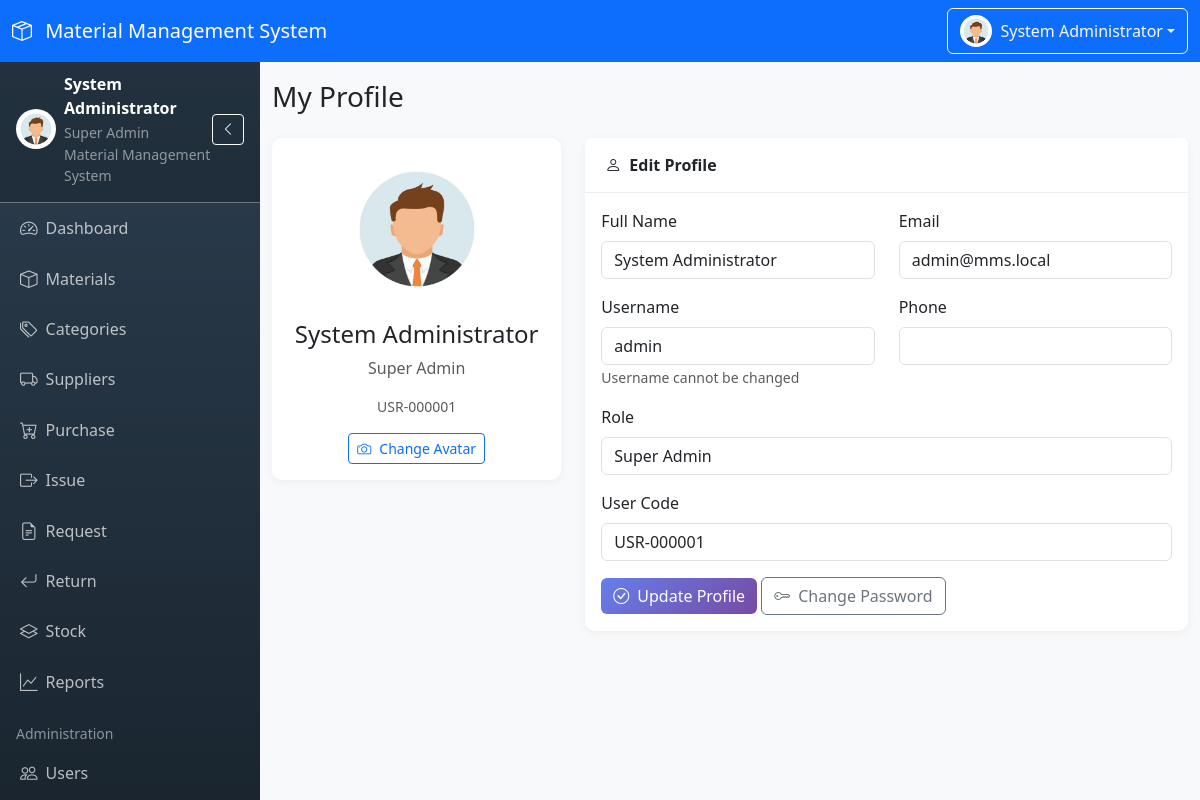
The app's page /profile/index.php (signed in) with its own data.
### tables this page shows
CREATE TABLE `users` (
  `id` int(11) NOT NULL,
  `user_code` varchar(20) NOT NULL,
  `full_name` varchar(100) NOT NULL,
  `email` varchar(100) NOT NULL,
  `username` varchar(50) NOT NULL,
  `password` varchar(255) NOT NULL,
  `phone` varchar(20) DEFAULT NULL,
  `avatar` varchar(255) DEFAULT NULL,
  `role_id` int(11) NOT NULL,
  `status` enum('Active','Inactive') NOT NULL DEFAULT 'Active',
  `last_login` datetime DEFAULT NULL,
  `created_at` timestamp NOT NULL DEFAULT current_timestamp(),
  `updated_at` timestamp NOT NULL DEFAULT current_timestamp() ON UPDATE current_timestamp()
);

CREATE TABLE `roles` (
  `id` int(11) NOT NULL,
  `role_name` varchar(100) NOT NULL,
  `description` text DEFAULT NULL,
  `status` enum('Active','Inactive') NOT NULL DEFAULT 'Active',
  `created_at` timestamp NOT NULL DEFAULT current_timestamp(),
  `updated_at` timestamp NOT NULL DEFAULT current_timestamp() ON UPDATE current_timestamp()
);

### includes/functions.php (called while the page is built, shortened)
<?php
function getAvatarUrl($avatar) {
    if ($avatar) {
        return BASE_URL . '/uploads/avatars/' . $avatar;
    }
    return BASE_URL . '/assets/images/avatars/default-avatar.png';
}

### profile/index.php (the view, shortened to what this page needs)
<?php
$stmt = $pdo->prepare("SELECT u.*, r.role_name FROM users u INNER JOIN roles r ON u.role_id = r.id WHERE u.id = ?");
$stmt->execute([$_SESSION['user_id']]);
$user = $stmt->fetch();
require_once __DIR__ . '/../includes/header.php';
?>
<div class="d-flex justify-content-between align-items-center mb-4">
    <h1 class="h3 mb-0">My Profile</h1>
</div>
<div class="row">
    <div class="col-lg-4 mb-4">
        <div class="card">
            <div class="card-body text-center">
                <img src="<?php echo getAvatarUrl($user['avatar']); ?>" alt="Avatar" class="rounded-circle mb-3" width="150" height="150" style="object-fit: cover;">
                <h4><?php echo htmlspecialchars($user['full_name']); ?></h4>
                <p class="text-muted"><?php echo htmlspecialchars($user['role_name']); ?></p>
                <p class="text-muted small"><?php echo htmlspecialchars($user['user_code']); ?></p>
                <a href="<?php echo BASE_URL; ?>/profile/update_avatar.php" class="btn btn-outline-primary btn-sm">
                    <i class="bi bi-camera me-2"></i>Change Avatar
                </a>
            </div>
        </div>
    </div>
    <div class="col-lg-8">
        <div class="card">
            <div class="card-header">
                <i class="bi bi-person me-2"></i>Edit Profile
            </div>
            <div class="card-body">
                <form method="POST">
                    <div class="row">
                        <div class="col-md-6 mb-3">
                            <label for="full_name" class="form-label">Full Name</label>
                            <input type="text" class="form-control" id="full_name" name="full_name"
                                   value="<?php echo htmlspecialchars($user['full_name']); ?>" required>
                        </div>
                        <div class="col-md-6 mb-3">
                            <label for="email" class="form-label">Email</label>
                            <input type="email" class="form-control" id="email" name="email"
                                   value="<?php echo htmlspecialchars($user['email']); ?>" required>
                        </div>
                    </div>
                    <div class="row">
                        <div class="col-md-6 mb-3">
                            <label for="username" class="form-label">Username</label>
                            <input type="text" class="form-control" id="username" name="username"
                                   value="<?php echo htmlspecialchars($user['username']); ?>" readonly>
                            <small class="text-muted">Username cannot be changed</small>
                        </div>
                        <div class="col-md-6 mb-3">
                            <label for="phone" class="form-label">Phone</label>
                            <input type="text" class="form-control" id="phone" name="phone"
                                   value="<?php echo htmlspecialchars($user['phone'] ?? ''); ?>">
                        </div>
                    </div>
                    <div class="mb-3">
                        <label for="role" class="form-label">Role</label>
                        <input type="text" class="form-control" id="role" name="role"
                               value="<?php echo htmlspecialchars($user['role_name']); ?>" readonly>
                    </div>
                    <div class="mb-3">
                        <label for="user_code" class="form-label">User Code</label>
                        <input type="text" class="form-control" id="user_code" name="user_code"
                               value="<?php echo htmlspecialchars($user['user_code']); ?>" readonly>
                    </div>
                    <button type="submit" class="btn btn-primary">
                        <i class="bi bi-check-circle me-2"></i>Update Profile
                    </button>
                    <a href="<?php echo BASE_URL; ?>/profile/change_password.php" class="btn btn-outline-secondary">
                        <i class="bi bi-key me-2"></i>Change Password
                    </a>
                </form>
            </div>
        </div>
    </div>
</div>
<?php require_once __DIR__ . '/../includes/footer.php'; ?>

### assets/css/style.css (style rules this page uses)
:root { --primary-color: #667eea; --secondary-color: #764ba2; --sidebar-width: 260px; --sidebar-collapsed-width: 70px; --navbar-height: 56px; }
body { font-family: 'Segoe UI', Tahoma, Geneva, Verdana, sans-serif; background-color: #f8f9fa; overflow-x: hidden; }
.card { border: none; border-radius: 10px; box-shadow: 0 2px 10px rgba(0, 0, 0, 0.05); margin-bottom: 20px; }
.card-header { background: white; border-bottom: 1px solid #eee; padding: 15px 20px; font-weight: 600; border-radius: 10px 10px 0 0; }
.btn-primary { background: linear-gradient(135deg, var(--primary-color), var(--secondary-color)); border: none; }

### records on screen
users: avatar (picture), full_name "System Administrator", role.role_name "Super Admin", user_code "USR-000001", email "admin@mms.local", username "admin", role "Super Admin"

### other values on screen
SYSTEM_NAME "Material Management System"
$_SESSION['full_name'] "System Administrator"
$_SESSION['role_name'] "Super Admin"
